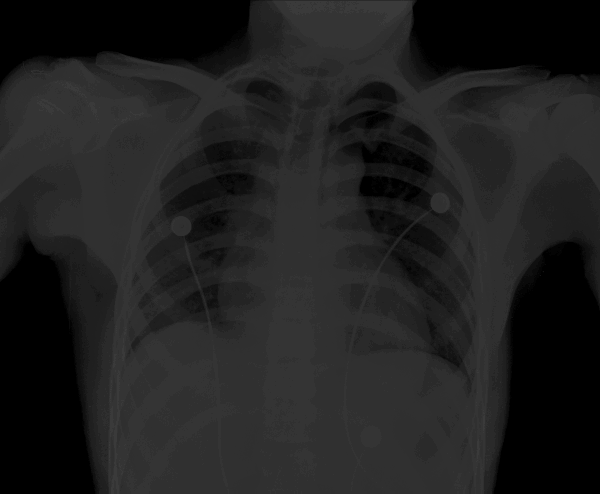
#> input picture Lab2/resources/chest-xray.tif, 600 x 494 px
$ jupyter execute Lab2.ipynb   (shell and % lines are left out)
#> lines starting #> are read from the running program, lines starting #| are printed output that depends on the picture
[cell 1]
import numpy as np
import matplotlib.pyplot as plt
from PIL import Image
import math

def get_image(path: str):
    #convert("L") - konwersja zdjęcia do skali szarości
#> called with path = 'resources/chest-xray.tif'
    return np.array(Image.open(path).convert("L") )
#> returned value is the input picture: shape (494, 600); min 0, max 58, mean 31.7

def show_image(imageArray: np.ndarray):
    img = Image.fromarray(imageArray)
    plt.figure(figsize=(8, 4))
    plt.imshow(img, cmap='gray', vmin=0, vmax=255)
    plt.show()

# Zadanie nr 1
Napisz skrypt w Pythonie/Matlabie umożliwiający wczytywanie i wizualizację badanych obrazów. Program powinien umożliwiać:
1. wyświetlanie obrazu wczytanego z pliku o podanej nazwie,
2. sporządzenie wykresów zmian poziomu szarości wzdłuż wybranej linii poziomej
lub pionowej o zadanej współrzędnej,
3. wybór podobrazu (prostokątnego obszaru) o podanych współrzędnych oraz jego
zapis do pliku o zadanej nazwie.

[cell 2]
img_chest_xray = get_image('resources/chest-xray.tif')
show_image(img_chest_xray)

[cell 3]
def plot_line_profile(image: np.ndarray, index: int, orientation: str):
#> called with index = 50, orientation = 'horizontal'
    plt.figure(figsize=(8, 4))

    if orientation == 'horizontal':
        line_data = image[index, :]  # Extract the row
#> line_data = 600 values, max 48 at index 298, min 0 at index 0, mean 12.53
        plt.title(f'Grayscale Profile Along Row {index}')
        plt.xlabel('Column Index')
    elif orientation == 'vertical':
        line_data = image[:, index]  # Extract the column
        plt.title(f'Grayscale Profile Along Column {index}')
        plt.xlabel('Row Index')
    else:
        raise ValueError("Orientation must be 'horizontal' or 'vertical'")

    plt.plot(line_data)
    plt.ylabel('Grayscale Value')
    plt.grid(True)
    plt.show()
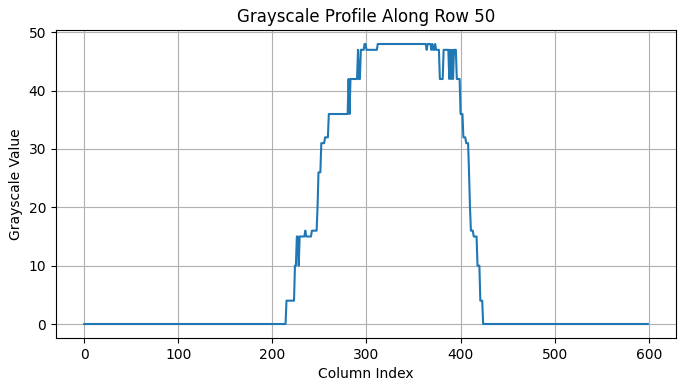
#> figure drawn by matplotlib, 1 panel; curve peaks at x = 298, y = 48


global img_chest_xray
plot_line_profile(img_chest_xray, 50, 'horizontal')

# Zadanie nr 2
```
Przekształcenie punktowe T obrazu ma ogólną postać s = T(r), gdzie r, s oznaczają odpowiednio poziom szarości piksela obrazu wejściowego i wyjściowego.
```

Zaobserwuj działanie następujących przekształceń punktowych na
przykładowych obrazach:
<br/>
a) Mnożenie obrazu przez stałą T(r) = c · r, gdzie c jest stałą.
Obrazy: chest_xray.tif, pollen-dark.tif, spectrum.tif.
<br/>
b) Transformację logarytmiczną
T(r) = c · log (1 + r).
Obraz: spectrum.tif.
<br/>
c) Zmianę dynamiki skali szarości (kontrastu). Możesz zastosować transformację o
postaci
T(r) = 1/(1 + (m/r)^e),
<br/>
gdzie m i e są ustalonymi parametrami przekształcenia (np. m = 0,45, e = 8).
Wykreśl T(r), by lepiej uwidocznić wpływ T na kontrast obrazu wyjściowego.
Przeprowadź eksperymenty z różnymi wartościami parametrów m i e.
<br/>
d) Korekcję gamma, zdefiniowaną jako s = c · r^γ
, gdzie c > 0 i γ > 0 są stałymi
we wzorze przekształcenia.
Obraz: aerial_view.tif.

[cell 4]
def image_transform_iterative(image: np.ndarray, transform: callable):
    copy = image.copy()
    for i in range(copy.shape[0]):
        for j in range(copy.shape[1]):
            copy[i, j] = transform(copy[i, j])
    return copy


def image_transform(image: np.ndarray, transform: callable):
    vfunc = np.vectorize(transform)
    return vfunc(image.copy())


# UWAGA: funkcja transformująca musi przyjmować i zwracać wartości z zakresu [0, 255], jeśli przekroczy 255 to zostanie obcięta
def image_transform_optimized(image: np.ndarray, transform: callable):
    transformed_img = transform(image.copy())
    return np.clip(transformed_img, 0, 255).astype(image.dtype)

[cell 5]
# a) Mnożenie razy stałą
def const_transform1(x): return x*0.35
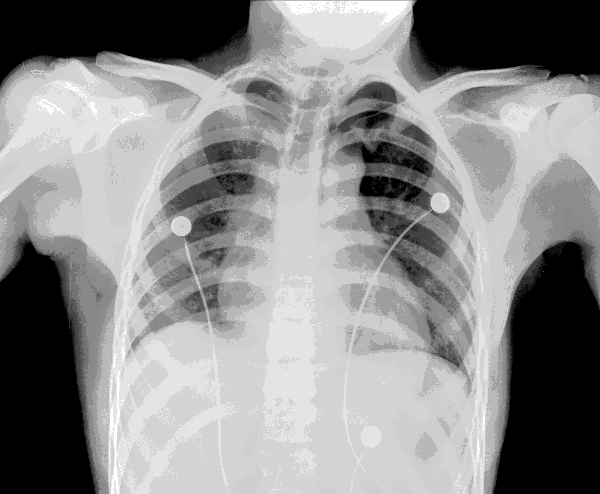
#> returned value: shape (494, 600) float64; min 0, max 20.3, mean 11.1; drawn with min black and max white
def const_transform2(x): return x*4


global img_chest_xray
img_chest_xray_transformed1 = image_transform_optimized(
    img_chest_xray, const_transform1)
img_chest_xray_transformed2 = image_transform_optimized(
    img_chest_xray, const_transform2)


fig, (ax1, ax2) = plt.subplots(1, 2, figsize=(8, 4))
ax1.imshow(Image.fromarray(img_chest_xray_transformed1),
           cmap='gray', vmin=0, vmax=255)
ax1.set_title('Transformed Image 1')
ax2.imshow(Image.fromarray(img_chest_xray_transformed2),
           cmap='gray', vmin=0, vmax=255)
ax2.set_title('Transformed Image 2')
plt.tight_layout()
plt.show()
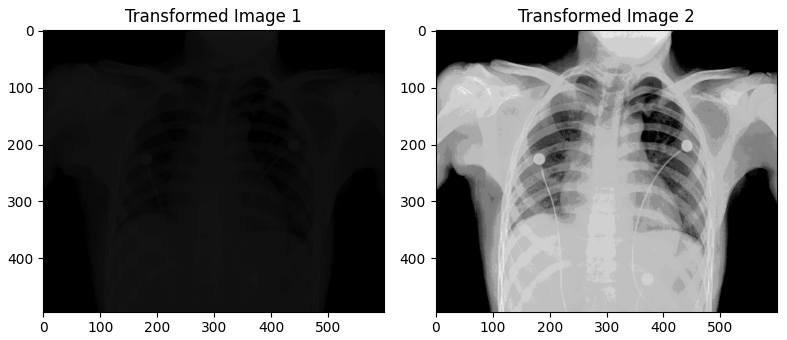
#> figure drawn by matplotlib, 2 panels

$ run again, with Lab2/resources/bonescan.tif copied over Lab2/resources/chest-xray.tif
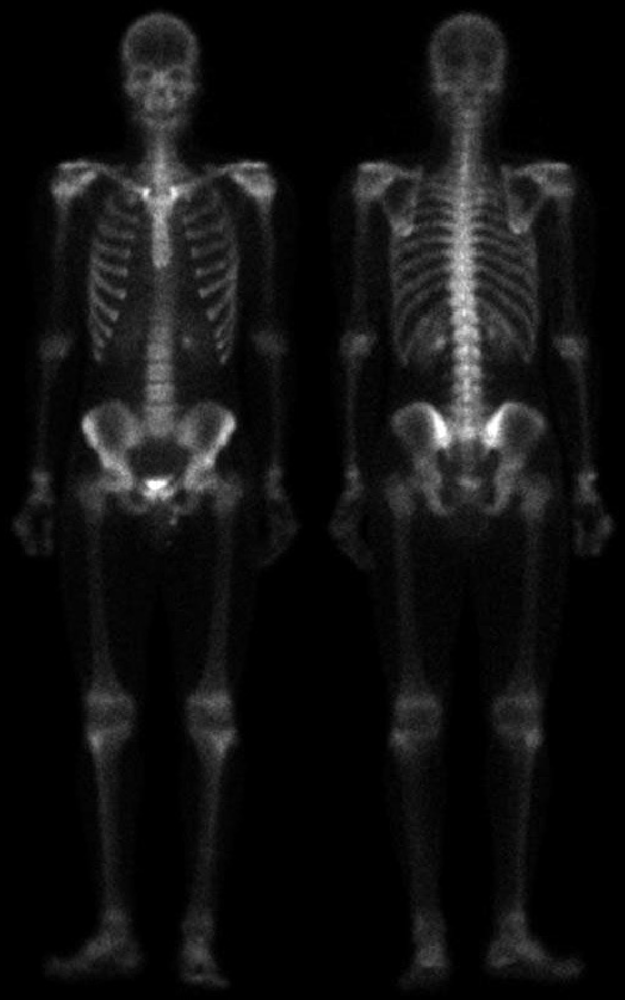
#> input picture Lab2/resources/bonescan.tif, 625 x 1000 px, shrunk from 1026 x 1641 before the run
#> in get_image, returned value is the input picture: shape (1000, 625); min 0, max 255, mean 17.1
#> line_data = 625 values, max 69 at index 126, min 0 at index 0, mean 9.93
#> in const_transform2, `def const_transform2(x): return x*4`:
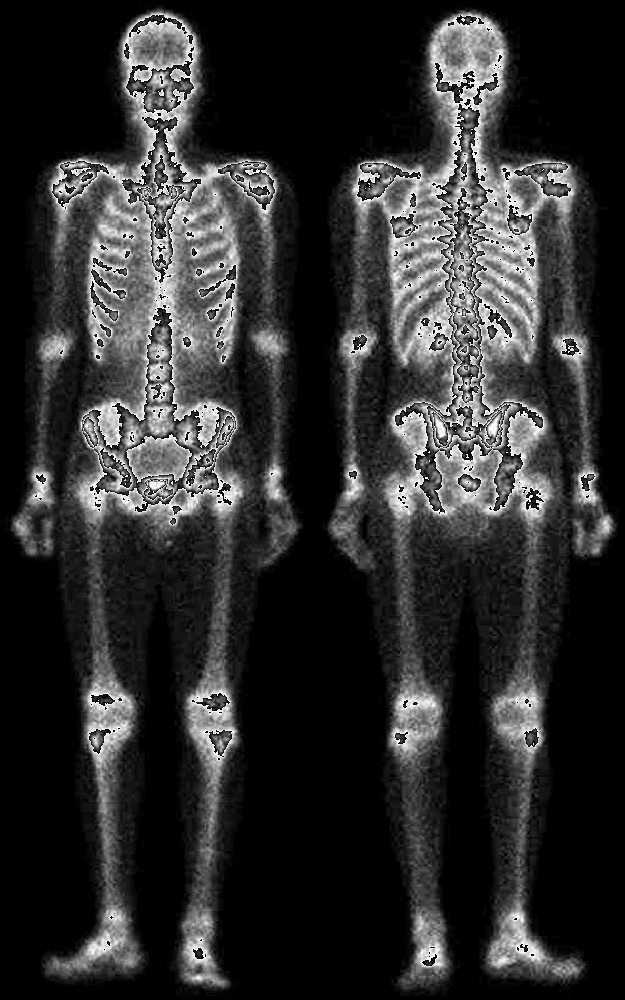
#> returned value: shape (1000, 625); min 0, max 252, mean 46.6
#> `plt.show()`:
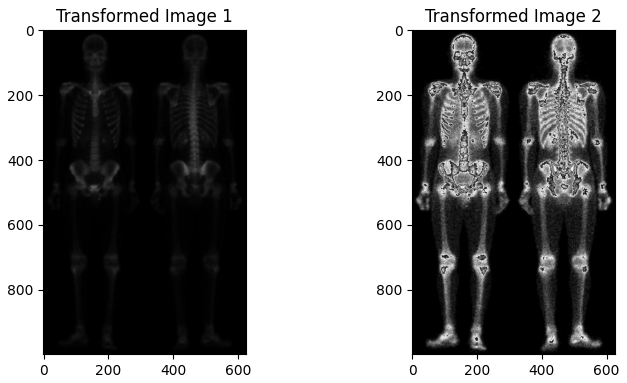
#> figure drawn by matplotlib, 2 panels
